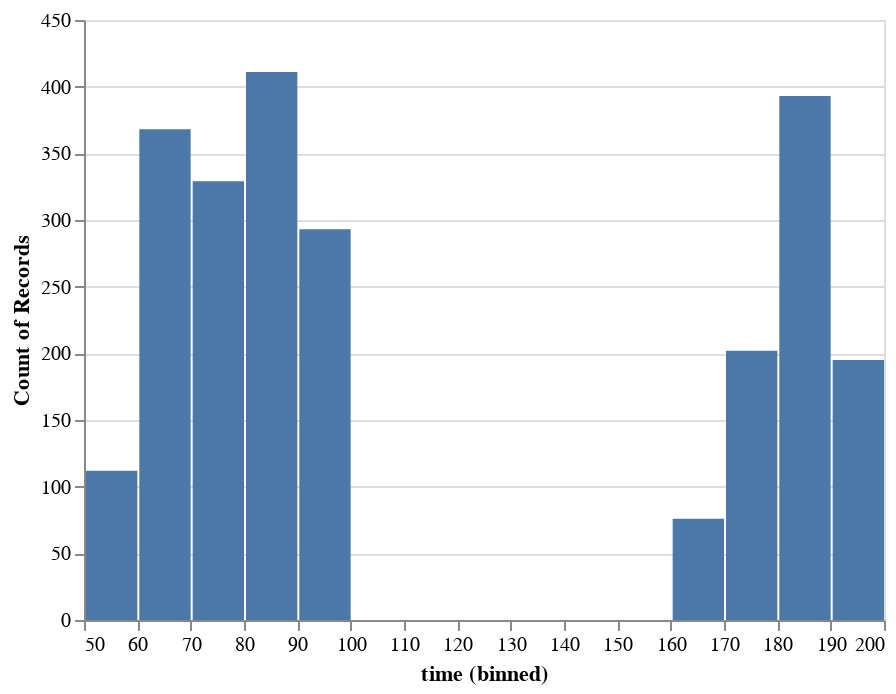

Here is the notebook cell this chart was saved with:
### Code cell
# so there was a peak in the beginning of the day and the end of the day.  Pass a bin() object to 
# have finer control over the number of bins

alt.Chart(data).mark_bar().encode(
    alt.X("time:Q", bin=alt.Bin(maxbins=25)),
    y='count()',
)

### Figure 1 — Vega-Lite specification as saved in the notebook (floating-point values rounded to 4 significant figures; data arrays with more than 128 entries replaced by an {"elided": "..."} marker saying what was removed)
{"$schema": "https://vega.github.io/schema/vega-lite/v2.4.3.json", "config": {"view": {"height": 300, "width": 400}}, "data": {"values": {"elided": "2379 records"}}, "encoding": {"x": {"bin": {"maxbins": 25}, "field": "time", "type": "quantitative"}, "y": {"aggregate": "count", "type": "quantitative"}}, "mark": "bar"}
